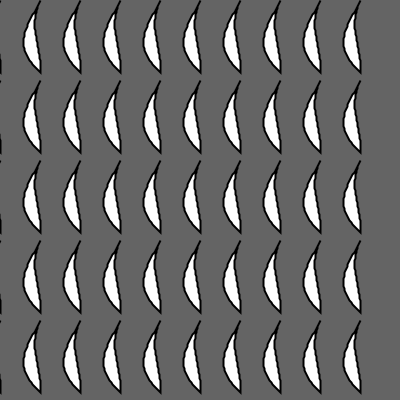
Frame 1 (no input)
Frame 60 (the mouse pressed at the canvas centre just before this capture): identical to frame 1, image omitted
Frame 120 (the mouse held since frame 60 and released just before this capture): identical to frame 1, image omitted

The Processing sketch that drew this single still picture (run headless with seeded random() and noise(); from frame 60 on, the mouse is pressed at the canvas centre):

// Processing sketch: question2
// ── question2.pde
//question2
//Oscar Miniet
void setup() {
  size(400, 400);
  strokeWeight(2);
  
}

void draw(){
  background(100);
  for (int i = 0; i < 10; i++){
    for (int j = 0; j < 5; j ++){
      drawFish(i*width/10,j*height/5); 
      resetMatrix();
    }
  }
}

void drawFish(float cx, float cy)
{
  translate(cx, cy);

  beginShape();
  // The shape, made from openprocessing.org/sketch/162912
  for (int i = 0; i < 180; i+=5) {
    float x = sin(radians(i)) * i/15;
    float angle = sin(radians(i)) * 10;
    vertex(x-angle, i*0.4);
  }
  for (int i = 180; i > 0; i-=5) {
    float x = sin(radians(i)) * i/15;
    float angle = sin(radians(i)) * 10;
    vertex(-x-angle, i*0.4);
  }
  endShape(CLOSE);
}
